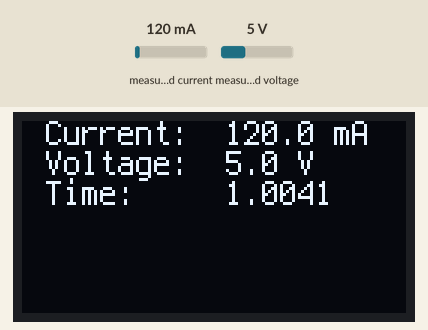
This program was run on a simulated CircuitPython board. On the bench: 128×64 one-colour display. Inputs (shaded band) come from the test bench; at power-on: measured current 120 mA, measured voltage 5 V. The clock reads 2024-03-15 10:24:30 at power-on unless the program sets it.

Above: at 1.2 s.
1.3 s: measured current set to 40 mA
At 2.6 s:
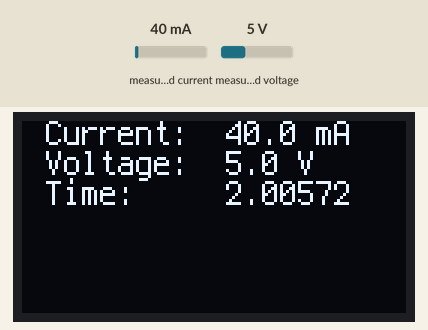
4.5 s: measured voltage set to 0.3 V
At 5.8 s:
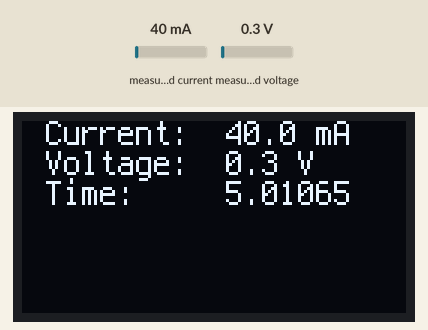
7.5 s: measured current set to 500 mA
At 8.8 s:
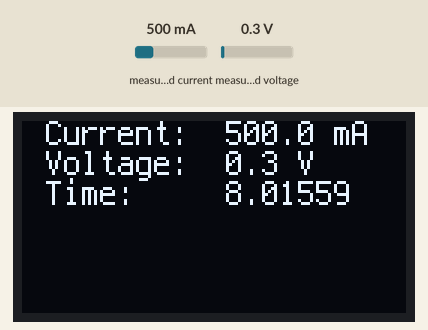
10.5 s: measured voltage set to 3.8 V
At 11.8 s:
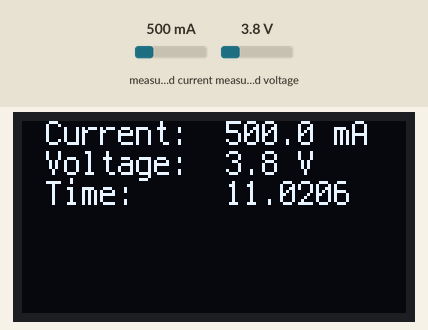
Timing chart, 0 to 13.5 s (numbered marks = the images above; inputs shaded):
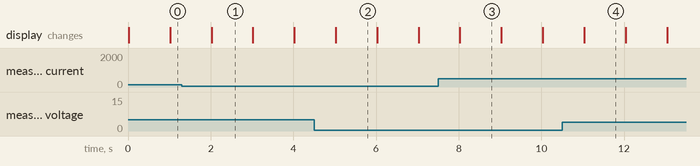

The program:

code.py
```python
import time
import board
import adafruit_logging as logging
from adafruit_ina219 import ADCResolution, INA219

import displayio
import terminalio

from adafruit_display_text import label
import adafruit_displayio_sh1107

i2c = board.I2C()

logger = logging.getLogger('main')
logger.setLevel(logging.INFO)
logger.info(f'Starting Voltector!')

ina219 = INA219(i2c)
ina219.bus_adc_resolution = ADCResolution.ADCRES_12BIT_32S

displayio.release_displays()

display_bus = displayio.I2CDisplay(i2c, device_address=0x3C)

# SH1107 is vertically oriented 64x128
WIDTH = 128
HEIGHT = 64
BORDER = 2

display = adafruit_displayio_sh1107.SH1107(
    display_bus, width=WIDTH, height=HEIGHT, rotation=0
)

# Make the display context
splash = displayio.Group()
display.show(splash)

color_bitmap = displayio.Bitmap(WIDTH, HEIGHT, 1)
color_palette = displayio.Palette(1)
color_palette[0] = 0xFFFFFF  # White

# Draw some label text
current_text = label.Label(terminalio.FONT, text="Current: ", color=0xFFFFFF, x=8, y=4)
voltage_text = label.Label(terminalio.FONT, text="Voltage: ", color=0xFFFFFF, x=8, y=14)
# power_text = label.Label(terminalio.FONT, text="Power: ", color=0xFFFFFF, x=8, y=24)
message_text = label.Label(terminalio.FONT, text="Message: ", color=0xFFFFFF, x=8, y=24)
splash.append(current_text)
splash.append(voltage_text)
# splash.append(power_text)
splash.append(message_text)

# now =

while True:
    current_text.text = f"Current:  {ina219.current} mA"
    voltage_text.text = f"Voltage:  {ina219.bus_voltage} V"
    # power_text.text =   f"Power:    {ina219.power} W"
    message_text.text = f"Time:     {time.monotonic()}"
    time.sleep(1)
```

Measured:
- what the display in image 1 shows lasts 1.0 s, from 2.0 s to 3.0 s
